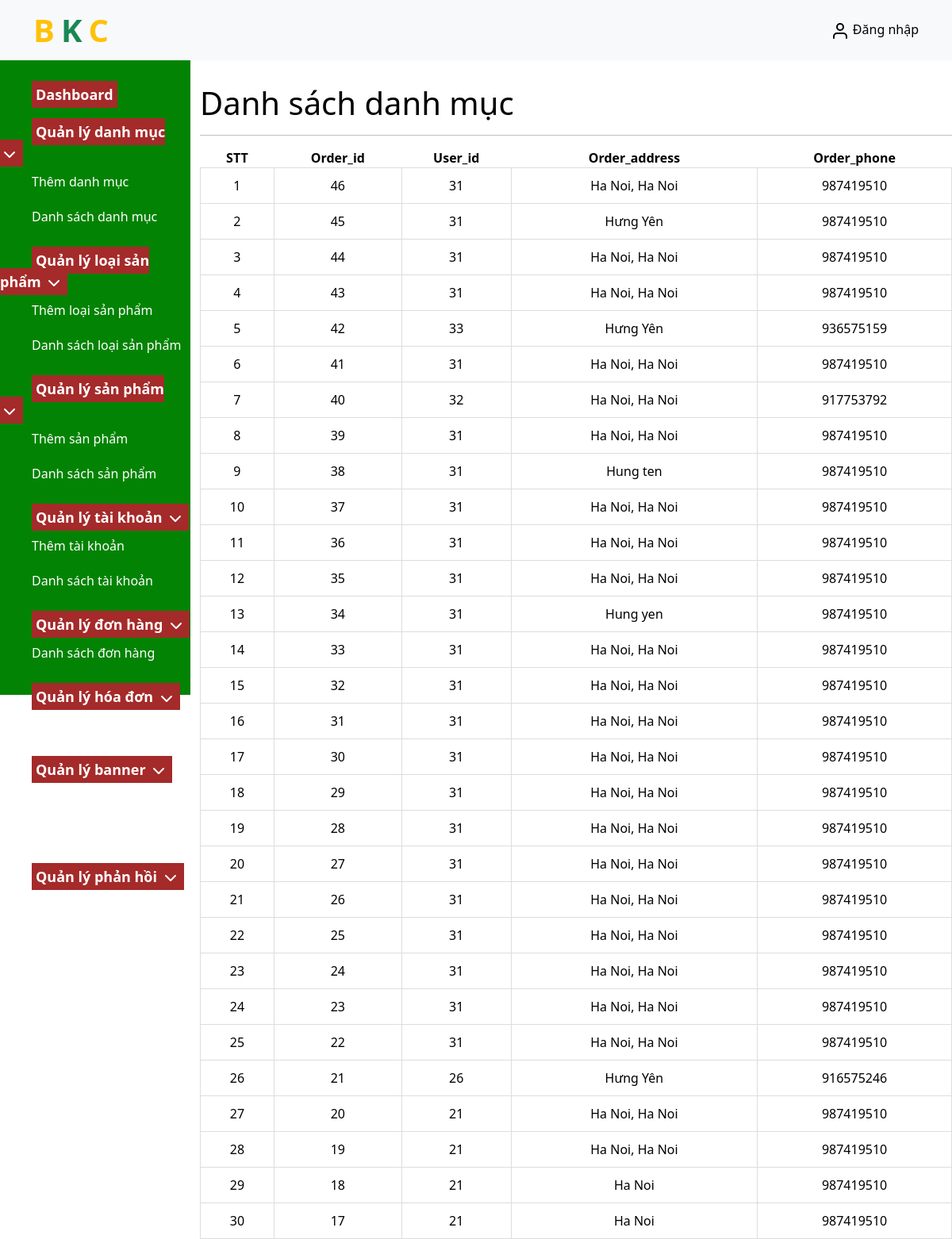
/Moho-Web/orderlist.php, run on the app's committed database.
### tables this page shows
CREATE TABLE `tbl_order` (
  `order_id` int(11) NOT NULL,
  `user_id` int(11) NOT NULL,
  `order_total` varchar(255) NOT NULL,
  `order_note` varchar(255) NOT NULL,
  `order_status` varchar(255) NOT NULL,
  `order_address` varchar(255) NOT NULL,
  `order_phone` int(10) NOT NULL
);

### Moho-Web/database.php (called while the page is built, shortened)
<?php
class Database{
    public $host = DB_HOST;
    public $user = DB_USER;
    public $pass = DB_PASS;
    public $dbname = DB_NAME;
    public $link;
    private function connectDB(){
        $this->link = new mysqli($this->host,$this->user,$this->pass,$this->dbname);
    }
    public function insert($query){
        $insert_row = $this->link->query($query) or
        die($this->link->error.__LINE__);
        if($insert_row){
            return $insert_row;
        }
        else {
            return false;
        }
    }
}
?>

### Moho-Web/class/order_class.php (called while the page is built, shortened)
<?php
    include "database.php";
?>
<?php
    class order {
        private $db;
        public function __construct()
        {
            $this->db = new Database();
        }
        public function show_order(){
            $query = "SELECT * FROM tbl_order ORDER BY order_id DESC";
            $result = $this->db->insert($query);
            return $result;
        }
}
?>

### Moho-Web/orderlist.php (the view)
<?php
    include "header.php";
    include "slider.php";
    include "class/order_class.php";
?>
<?php
    $order = new order;
    $show_order = $order -> show_order();
?>
<div class="admin-content-right">
    <div class="admin-content-right-cartegory-list">
        <h1>Danh sách danh mục</h1><hr>
        <table>
            <tr>
                <th>STT</th>
                <th>Order_id</th>
                <th>User_id</th>
                <th>Order_address</th>
                <th>Order_phone</th>
            </tr>
            <?php
            if ($show_order) {
                $i = 0;
                while ($result = $show_order->fetch_assoc()) { $i++;
            ?>
                    <tr>
                        <td><?php echo $i ?></td>
                        <td><?php echo $result['order_id'] ?></td>
                        <td><?php echo $result['user_id'] ?></td>
                        <td><?php echo $result['order_address'] ?></td>
                        <td><?php echo $result['order_phone'] ?></td>
                    </tr>
            <?php
                }
            }
            ?>
        </table>
    </div>
</div>
</section>
</body>
</html>

### CSS/Admin.css (style rules this page uses)
* { padding: 0; margin: 0; box-sizing: border-box; color: black; outline: none; }
.admin-content-right { width: 80%; padding: 30px 0 0 12px; }
.admin-content-right-cartegory_list table tr th,td { border: 1px solid #dddddd; padding: 10px; text-align: center; }
table { border-collapse: collapse; text-align: center; width: 100%; }

### data on the page
tbl_order: order_id "46", user "31", order_address "Ha Noi, Ha Noi", order_phone "987419510"
tbl_order: order_id "45", user "31", order_address "Hưng Yên", order_phone "987419510"
tbl_order: order_id "44", user "31", order_address "Ha Noi, Ha Noi", order_phone "987419510"
tbl_order: order_id "43", user "31", order_address "Ha Noi, Ha Noi", order_phone "987419510"
tbl_order: order_id "42", user "33", order_address "Hưng Yên", order_phone "936575159"
tbl_order: order_id "41", user "31", order_address "Ha Noi, Ha Noi", order_phone "987419510"
tbl_order: order_id "40", user "32", order_address "Ha Noi, Ha Noi", order_phone "917753792"
tbl_order: order_id "39", user "31", order_address "Ha Noi, Ha Noi", order_phone "987419510"
tbl_order: order_id "38", user "31", order_address "Hung ten", order_phone "987419510"
tbl_order: order_id "37", user "31", order_address "Ha Noi, Ha Noi", order_phone "987419510"
tbl_order: order_id "36", user "31", order_address "Ha Noi, Ha Noi", order_phone "987419510"
tbl_order: order_id "35", user "31", order_address "Ha Noi, Ha Noi", order_phone "987419510"
tbl_order: order_id "34", user "31", order_address "Hung yen", order_phone "987419510"
tbl_order: order_id "33", user "31", order_address "Ha Noi, Ha Noi", order_phone "987419510"
tbl_order: order_id "32", user "31", order_address "Ha Noi, Ha Noi", order_phone "987419510"
tbl_order: order_id "31", user "31", order_address "Ha Noi, Ha Noi", order_phone "987419510"
tbl_order: order_id "30", user "31", order_address "Ha Noi, Ha Noi", order_phone "987419510"
tbl_order: order_id "29", user "31", order_address "Ha Noi, Ha Noi", order_phone "987419510"
tbl_order: order_id "28", user "31", order_address "Ha Noi, Ha Noi", order_phone "987419510"
tbl_order: order_id "27", user "31", order_address "Ha Noi, Ha Noi", order_phone "987419510"
tbl_order: order_id "26", user "31", order_address "Ha Noi, Ha Noi", order_phone "987419510"
tbl_order: order_id "25", user "31", order_address "Ha Noi, Ha Noi", order_phone "987419510"
tbl_order: order_id "24", user "31", order_address "Ha Noi, Ha Noi", order_phone "987419510"
tbl_order: order_id "23", user "31", order_address "Ha Noi, Ha Noi", order_phone "987419510"
tbl_order: order_id "22", user "31", order_address "Ha Noi, Ha Noi", order_phone "987419510"
tbl_order: order_id "21", user "26", order_address "Hưng Yên", order_phone "916575246"
tbl_order: order_id "20", user "21", order_address "Ha Noi, Ha Noi", order_phone "987419510"
tbl_order: order_id "19", user "21", order_address "Ha Noi, Ha Noi", order_phone "987419510"
tbl_order: order_id "18", user "21", order_address "Ha Noi", order_phone "987419510"
tbl_order: order_id "17", user "21", order_address "Ha Noi", order_phone "987419510"
